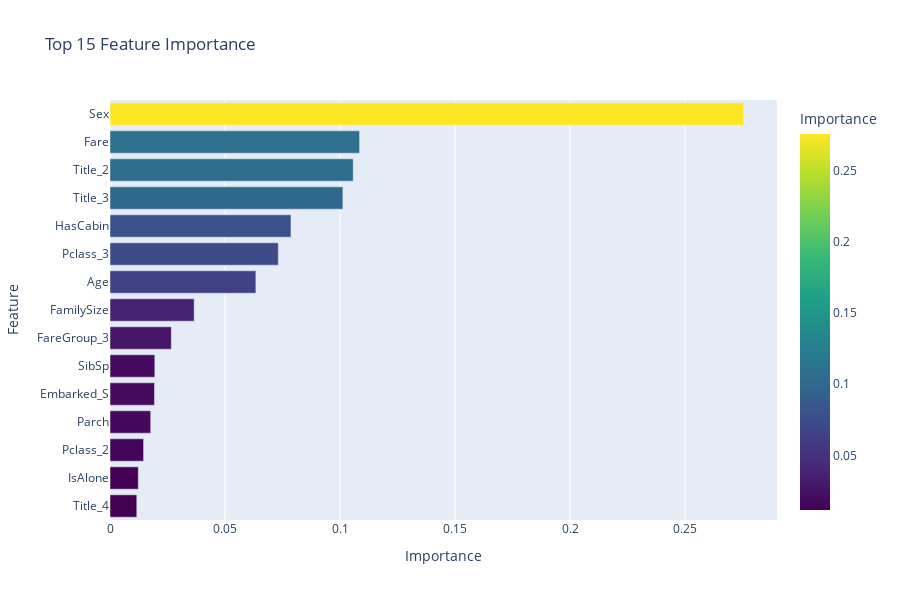

The cell this chart's notebook holds for it:
### Code cell
top_features = feature_importance_df.head(15)

fig = px.bar(
    top_features, 
    x='Importance', 
    y='Feature',
    title="Top 15 Feature Importance",
    orientation='h',
    color='Importance',
    color_continuous_scale='Viridis'
)

fig.update_layout(height=600, yaxis={'categoryorder': 'total ascending'})
fig.show()

### Figure 1 — Plotly figure (JSON) as saved in the notebook; plotly's stock layout.template omitted (floating-point values rounded to 4 significant figures)
{"data": [{"alignmentgroup": "True", "hovertemplate": "Importance=%{marker.color}<br>Feature=%{y}<extra></extra>", "legendgroup": "", "marker": {"color": [0.2755, 0.1085, 0.1057, 0.1013, 0.07868, 0.07317, 0.06342, 0.03659, 0.02665, 0.01948, 0.01935, 0.0177, 0.0146, 0.01231, 0.01165], "coloraxis": "coloraxis", "pattern": {"shape": ""}}, "name": "", "offsetgroup": "", "orientation": "h", "showlegend": false, "textposition": "auto", "x": [0.2755, 0.1085, 0.1057, 0.1013, 0.07868, 0.07317, 0.06342, 0.03659, 0.02665, 0.01948, 0.01935, 0.0177, 0.0146, 0.01231, 0.01165], "xaxis": "x", "y": ["Sex", "Fare", "Title_2", "Title_3", "HasCabin", "Pclass_3", "Age", "FamilySize", "FareGroup_3", "SibSp", "Embarked_S", "Parch", "Pclass_2", "IsAlone", "Title_4"], "yaxis": "y", "type": "bar"}], "layout": {"xaxis": {"anchor": "y", "domain": [0, 1], "title": {"text": "Importance"}}, "yaxis": {"anchor": "x", "domain": [0, 1], "title": {"text": "Feature"}, "categoryorder": "total ascending"}, "coloraxis": {"colorbar": {"title": {"text": "Importance"}}, "colorscale": [[0, "#440154"], [0.1111, "#482878"], [0.2222, "#3e4989"], [0.3333, "#31688e"], [0.4444, "#26828e"], [0.5556, "#1f9e89"], [0.6667, "#35b779"], [0.7778, "#6ece58"], [0.8889, "#b5de2b"], [1, "#fde725"]]}, "legend": {"tracegroupgap": 0}, "title": {"text": "Top 15 Feature Importance"}, "barmode": "relative", "height": 600}}
